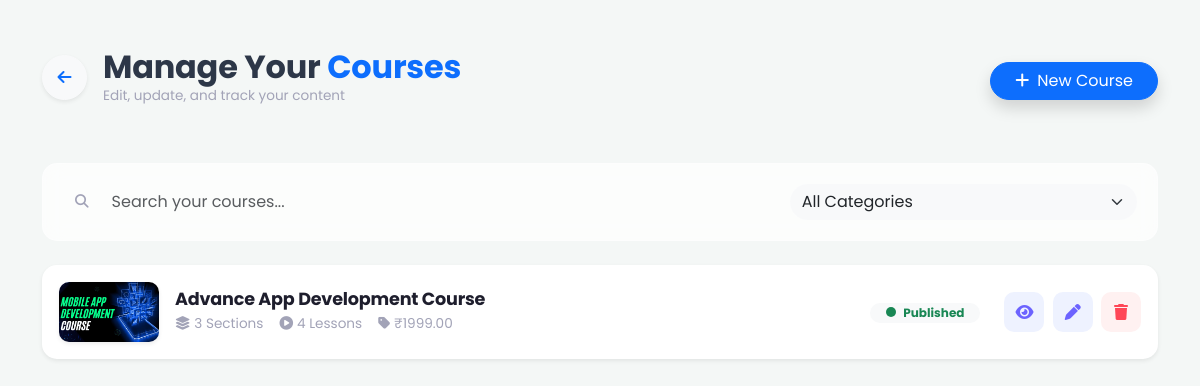
The page /instructor/manage_courses.php (signed in) on the database its author committed.
### tables this page shows
CREATE TABLE `courses` (
  `id` int(10) UNSIGNED NOT NULL,
  `instructor_id` int(10) UNSIGNED NOT NULL,
  `category_id` int(10) DEFAULT NULL,
  `title` varchar(150) NOT NULL,
  `price` decimal(10,2) DEFAULT 0.00,
  `description` text DEFAULT NULL,
  `thumbnail` varchar(255) DEFAULT NULL,
  `status` enum('draft','published') DEFAULT 'draft',
  `created_at` timestamp NOT NULL DEFAULT current_timestamp()
);

### instructor/manage_courses.php (the view, shortened to what this page needs)
<?php
require '../config/config.php';
$instructor_id = $_SESSION['user_id'];
$sql = "SELECT c.*,
        (SELECT COUNT(*) FROM units WHERE course_id = c.id) as total_sections,
        (SELECT COUNT(l.id) FROM lessons l
        JOIN units u ON l.unit_id = u.id
        WHERE u.course_id = c.id) as total_lessons
        FROM courses c
        WHERE c.instructor_id = $instructor_id
        ORDER BY c.id DESC";
$result = mysqli_query($conn, $sql);
?>
<!DOCTYPE html>
<html lang="en">
<head>
    <link href="https://cdn.jsdelivr.net/npm/bootstrap@5.3.0/dist/css/bootstrap.min.css" rel="stylesheet">
    <link rel="stylesheet" href="https://cdnjs.cloudflare.com/ajax/libs/font-awesome/6.4.0/css/all.min.css">
    <link rel="stylesheet" href="https://cdnjs.cloudflare.com/ajax/libs/animate.css/4.1.1/animate.min.css"/>
</head>
<body>
<div class="container py-5">
    <div class="d-flex justify-content-between align-items-center mb-5 animate__animated animate__fadeInDown">
        <div class="d-flex align-items-center gap-3 mb-2">
    <a href="dashboard.php" class="btn btn-light rounded-circle shadow-sm d-flex align-items-center justify-content-center" style="width: 45px; height: 45px; transition: 0.3s;">
        <i class="fas fa-arrow-left text-primary"></i>
    </a>
    <div>
        <h2 class="fw-bold m-0">Manage Your <span class="text-primary">Courses</span></h2>
        <p class="text-muted m-0">Edit, update, and track your content</p>
    </div>
</div>
        <a href="add_course.php" class="btn btn-primary px-4 rounded-pill shadow">
            <i class="fas fa-plus me-2"></i>New Course
        </a>
    </div>
    <div class="search-box mb-4 animate__animated animate__fadeInUp">
        <div class="row g-3">
            <div class="col-md-8">
                <div class="input-group">
                    <span class="input-group-text bg-transparent border-0"><i class="fas fa-search text-muted"></i></span>
                    <input type="text" id="searchInput" class="form-control border-0 bg-transparent" placeholder="Search your courses...">
                </div>
            </div>
            <div class="col-md-4 text-end">
                <select id="statusFilter" class="form-select border-0 bg-light rounded-pill">
                    <option value="All">All Categories</option>
                </select>
            </div>
        </div>
    </div>
    <div id="courseContainer" class="course-list animate__animated animate__fadeInUp animate__delay-1s">
        <?php if(mysqli_num_rows($result) > 0): ?>
            <?php while($row = mysqli_fetch_assoc($result)): ?>
                <div class="course-row p-3 shadow-sm d-flex align-items-center justify-content-between">
                    <div class="d-flex align-items-center gap-3">
                        <img src="../uploads/thumbnails/<?= $row['thumbnail'] ?: 'course-default.jpg' ?>" class="course-img shadow-sm">
                        <div>
                            <h6 class="fw-bold mb-1"><?= $row['title'] ?></h6>
                            <div class="d-flex gap-3 small text-muted">
                                <span><i class="fas fa-layer-group me-1"></i><?= $row['total_sections'] ?> Sections</span>
                                <span><i class="fas fa-play-circle me-1"></i><?= $row['total_lessons'] ?> Lessons</span>
                                <span><i class="fas fa-tag me-1"></i>₹<?= $row['price'] ?></span>
                            </div>
                        </div>
                    </div>
                    <div class="d-flex align-items-center gap-4">
                        <div class="text-end d-none d-md-block">
                            <?php if($row['status'] == 'published' || $row['status'] == 'active'): ?>
                                <span class="badge bg-light text-success rounded-pill px-3">
                                    <span class="status-dot bg-success"></span> Published
                                </span>
                            <?php else: ?>
                                <span class="badge bg-light text-warning rounded-pill px-3">
                                    <span class="status-dot bg-warning"></span> Draft
                                </span>
                            <?php endif; ?>
                        </div>
                        <div class="actions">
                            <a href="view_course.php?id=<?= $row['id'] ?>" class="action-btn btn-edit me-1" title="View">
                                <i class="fas fa-eye"></i>
                            </a>
                            <a href="add_course.php?edit_id=<?= $row['id'] ?>" class="action-btn btn-edit me-1" title="Edit">
                                <i class="fas fa-pen"></i>
                            </a>
                            <a href="delete_course.php?id=<?= $row['id'] ?>"
                                class="action-btn btn-del"
                                onclick="return confirm('Are you sure you want to delete this course? All related units and lessons will be lost!')">
                                <i class="fas fa-trash"></i>
                            </a>
                        </div>
                    </div>
                </div>
            <?php endwhile; ?>
        <?php endif; ?>
    </div>
</div>
</body>
</html>

### rows shown on the page
courses: thumbnail (picture), title "Advance App Development Course", total_sections "3", total_lessons "4", price "1999.00", status "published" (drawn)
